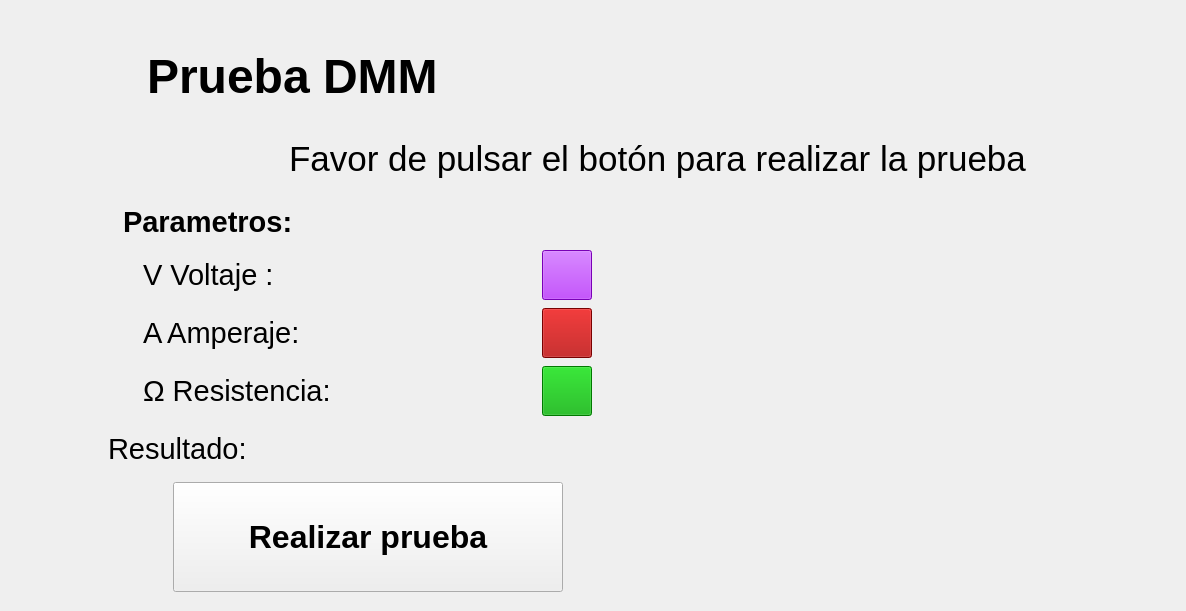
      <widget class="QWidget" name="page_13">
       <layout class="QGridLayout" name="gridLayout_15">
        <item row="0" column="0">
         <layout class="QVBoxLayout" name="verticalLayout_27">
          <property name="spacing">
           <number>12</number>
          </property>
          <item>
           <layout class="QHBoxLayout" name="horizontalLayout_146">
            <property name="spacing">
             <number>15</number>
            </property>
            <property name="leftMargin">
             <number>50</number>
            </property>
            <property name="topMargin">
             <number>30</number>
            </property>
            <item>
             <widget class="QLabel" name="lblTest1_25">
              <property name="minimumSize">
               <size>
                <width>71</width>
                <height>71</height>
               </size>
              </property>
              <property name="maximumSize">
               <size>
                <width>71</width>
                <height>71</height>
               </size>
              </property>
              <property name="text">
               <string/>
              </property>
              <property name="pixmap">
               <pixmap resource="../resources/resources.qrc">:/resources/DMM.png</pixmap>
              </property>
              <property name="scaledContents">
               <bool>true</bool>
              </property>
             </widget>
            </item>
            <item>
             <widget class="QLabel" name="lblCode_27">
              <property name="minimumSize">
               <size>
                <width>700</width>
                <height>50</height>
               </size>
              </property>
              <property name="maximumSize">
               <size>
                <width>700</width>
                <height>50</height>
               </size>
              </property>
              <property name="font">
               <font>
                <pointsize>36</pointsize>
                <weight>75</weight>
                <bold>true</bold>
               </font>
              </property>
              <property name="text">
               <string>Prueba DMM</string>
              </property>
             </widget>
            </item>
            <item>
             <spacer name="horizontalSpacer_88">
              <property name="orientation">
               <enum>Qt::Horizontal</enum>
              </property>
              <property name="sizeType">
               <enum>QSizePolicy::Expanding</enum>
              </property>
              <property name="sizeHint" stdset="0">
               <size>
                <width>328</width>
                <height>20</height>
               </size>
              </property>
             </spacer>
            </item>
           </layout>
          </item>
          <item>
           <layout class="QHBoxLayout" name="horizontalLayout_147">
            <property name="spacing">
             <number>0</number>
            </property>
            <property name="leftMargin">
             <number>50</number>
            </property>
            <item>
             <widget class="QLabel" name="lblCode_45">
              <property name="minimumSize">
               <size>
                <width>60</width>
                <height>60</height>
               </size>
              </property>
              <property name="maximumSize">
               <size>
                <width>60</width>
                <height>60</height>
               </size>
              </property>
              <property name="text">
               <string/>
              </property>
              <property name="pixmap">
               <pixmap resource="../resources/resources.qrc">:/resources/info.png</pixmap>
              </property>
              <property name="scaledContents">
               <bool>true</bool>
              </property>
              <property name="wordWrap">
               <bool>false</bool>
              </property>
             </widget>
            </item>
            <item>
             <widget class="QLabel" name="label_52">
              <property name="minimumSize">
               <size>
                <width>800</width>
                <height>70</height>
               </size>
              </property>
              <property name="maximumSize">
               <size>
                <width>800</width>
                <height>70</height>
               </size>
              </property>
              <property name="font">
               <font>
                <pointsize>26</pointsize>
                <weight>50</weight>
                <bold>false</bold>
               </font>
              </property>
              <property name="text">
               <string>Favor de pulsar el botón para realizar la prueba </string>
              </property>
             </widget>
            </item>
           </layout>
          </item>
         </layout>
        </item>
        <item row="1" column="0">
         <layout class="QHBoxLayout" name="horizontalLayout_136">
          <property name="spacing">
           <number>0</number>
          </property>
          <item>
           <spacer name="horizontalSpacer_68">
            <property name="orientation">
             <enum>Qt::Horizontal</enum>
            </property>
            <property name="sizeType">
             <enum>QSizePolicy::Fixed</enum>
            </property>
            <property name="sizeHint" stdset="0">
             <size>
              <width>40</width>
              <height>20</height>
             </size>
            </property>
           </spacer>
          </item>
          <item>
           <layout class="QVBoxLayout" name="verticalLayout_32">
            <property name="spacing">
             <number>6</number>
            </property>
            <item>
             <layout class="QHBoxLayout" name="horizontalLayout_138">
              <item>
               <widget class="QLabel" name="label_91">
                <property name="minimumSize">
                 <size>
                  <width>350</width>
                  <height>40</height>
                 </size>
                </property>
                <property name="maximumSize">
                 <size>
                  <width>350</width>
                  <height>40</height>
                 </size>
                </property>
                <property name="font">
                 <font>
                  <pointsize>22</pointsize>
                  <weight>75</weight>
                  <bold>true</bold>
                 </font>
                </property>
                <property name="text">
                 <string>Parametros:</string>
                </property>
               </widget>
              </item>
              <item>
               <widget class="QLabel" name="lblDigital1_2">
                <property name="enabled">
                 <bool>false</bool>
                </property>
                <property name="minimumSize">
                 <size>
                  <width>40</width>
                  <height>40</height>
                 </size>
                </property>
                <property name="maximumSize">
                 <size>
                  <width>40</width>
                  <height>40</height>
                 </size>
                </property>
                <property name="cursor">
                 <cursorShape>PointingHandCursor</cursorShape>
                </property>
                <property name="text">
                 <string/>
                </property>
                <property name="scaledContents">
                 <bool>true</bool>
                </property>
               </widget>
              </item>
              <item>
               <widget class="QLabel" name="lblDigitalInput1_2">
                <property name="minimumSize">
                 <size>
                  <width>40</width>
                  <height>40</height>
                 </size>
                </property>
                <property name="maximumSize">
                 <size>
                  <width>40</width>
                  <height>40</height>
                 </size>
                </property>
                <property name="cursor">
                 <cursorShape>PointingHandCursor</cursorShape>
                </property>
                <property name="text">
                 <string/>
                </property>
                <property name="scaledContents">
                 <bool>true</bool>
                </property>
               </widget>
              </item>
             </layout>
            </item>
            <item>
             <layout class="QHBoxLayout" name="horizontalLayout_140">
              <item>
               <widget class="QLabel" name="label_93">
                <property name="minimumSize">
                 <size>
                  <width>350</width>
                  <height>40</height>
                 </size>
                </property>
                <property name="maximumSize">
                 <size>
                  <width>350</width>
                  <height>40</height>
                 </size>
                </property>
                <property name="font">
                 <font>
                  <pointsize>22</pointsize>
                  <weight>50</weight>
                  <bold>false</bold>
                 </font>
                </property>
                <property name="text">
                 <string>V Voltaje :</string>
                </property>
               </widget>
              </item>
              <item>
               <widget class="QPushButton" name="btnVoltaje">
                <property name="minimumSize">
                 <size>
                  <width>50</width>
                  <height>50</height>
                 </size>
                </property>
                <property name="maximumSize">
                 <size>
                  <width>50</width>
                  <height>50</height>
                 </size>
                </property>
                <property name="styleSheet">
                 <string notr="true">background-color: rgb(170, 0, 255);</string>
                </property>
                <property name="text">
                 <string/>
                </property>
                <property name="checkable">
                 <bool>true</bool>
                </property>
               </widget>
              </item>
             </layout>
            </item>
            <item>
             <layout class="QHBoxLayout" name="horizontalLayout_141">
              <item>
               <widget class="QLabel" name="label_94">
                <property name="minimumSize">
                 <size>
                  <width>350</width>
                  <height>40</height>
                 </size>
                </property>
                <property name="maximumSize">
                 <size>
                  <width>350</width>
                  <height>40</height>
                 </size>
                </property>
                <property name="font">
                 <font>
                  <pointsize>22</pointsize>
                  <weight>50</weight>
                  <bold>false</bold>
                 </font>
                </property>
                <property name="text">
                 <string>A Amperaje:</string>
                </property>
               </widget>
              </item>
              <item>
               <widget class="QPushButton" name="btnAmper">
                <property name="minimumSize">
                 <size>
                  <width>50</width>
                  <height>50</height>
                 </size>
                </property>
                <property name="maximumSize">
                 <size>
                  <width>50</width>
                  <height>50</height>
                 </size>
                </property>
                <property name="styleSheet">
                 <string notr="true">background-color: rgb(170, 0, 0);</string>
                </property>
                <property name="text">
                 <string/>
                </property>
                <property name="checkable">
                 <bool>true</bool>
                </property>
               </widget>
              </item>
             </layout>
            </item>
            <item>
             <layout class="QHBoxLayout" name="horizontalLayout_142">
              <item>
               <widget class="QLabel" name="label_95">
                <property name="minimumSize">
                 <size>
                  <width>350</width>
                  <height>40</height>
                 </size>
                </property>
                <property name="maximumSize">
                 <size>
                  <width>350</width>
                  <height>40</height>
                 </size>
                </property>
                <property name="font">
                 <font>
                  <pointsize>22</pointsize>
                  <weight>50</weight>
                  <bold>false</bold>
                 </font>
                </property>
                <property name="text">
                 <string>Ω Resistencia:</string>
                </property>
               </widget>
              </item>
              <item>
               <widget class="QPushButton" name="btnResistance">
                <property name="minimumSize">
                 <size>
                  <width>50</width>
                  <height>50</height>
                 </size>
                </property>
                <property name="maximumSize">
                 <size>
                  <width>50</width>
                  <height>50</height>
                 </size>
                </property>
                <property name="styleSheet">
                 <string notr="true">background-color: rgb(0, 170, 0);</string>
                </property>
                <property name="text">
                 <string/>
                </property>
                <property name="checkable">
                 <bool>true</bool>
                </property>
                <property name="checked">
                 <bool>false</bool>
                </property>
               </widget>
              </item>
             </layout>
            </item>
            <item>
             <layout class="QHBoxLayout" name="horizontalLayout_143"/>
            </item>
            <item>
             <layout class="QHBoxLayout" name="horizontalLayout_148">
              <item>
               <widget class="QLabel" name="label_96">
                <property name="minimumSize">
                 <size>
                  <width>180</width>
                  <height>40</height>
                 </size>
                </property>
                <property name="maximumSize">
                 <size>
                  <width>180</width>
                  <height>40</height>
                 </size>
                </property>
                <property name="font">
                 <font>
                  <pointsize>22</pointsize>
                  <weight>50</weight>
                  <bold>false</bold>
                 </font>
                </property>
                <property name="text">
                 <string> Resultado:</string>
                </property>
               </widget>
              </item>
              <item>
               <widget class="QLabel" name="lblResultado">
                <property name="enabled">
                 <bool>false</bool>
                </property>
                <property name="minimumSize">
                 <size>
                  <width>350</width>
                  <height>50</height>
                 </size>
                </property>
                <property name="maximumSize">
                 <size>
                  <width>350</width>
                  <height>50</height>
                 </size>
                </property>
                <property name="font">
                 <font>
                  <pointsize>12</pointsize>
                 </font>
                </property>
                <property name="cursor">
                 <cursorShape>PointingHandCursor</cursorShape>
                </property>
                <property name="text">
                 <string/>
                </property>
                <property name="scaledContents">
                 <bool>true</bool>
                </property>
               </widget>
              </item>
             </layout>
            </item>
            <item>
             <layout class="QHBoxLayout" name="horizontalLayout_144">
              <item>
               <widget class="QPushButton" name="btnDMMTest">
                <property name="minimumSize">
                 <size>
                  <width>390</width>
                  <height>110</height>
                 </size>
                </property>
                <property name="maximumSize">
                 <size>
                  <width>390</width>
                  <height>110</height>
                 </size>
                </property>
                <property name="font">
                 <font>
                  <pointsize>24</pointsize>
                  <weight>75</weight>
                  <bold>true</bold>
                 </font>
                </property>
                <property name="styleSheet">
                 <string notr="true">QPushButton {
	
	color: rgb(255, 255, 255);
	background-color: rgb(11, 186, 78);
     border: 4px solid rgb(11, 186, 78); /* Borde para el QStackedWidget */
    border-radius: 25px; /* Bordes redondeados solo para el QStackedWidget */
    padding: 5px; /* Opcional: agrega espacio interno */
}

QPushButton &gt; * {
    border: none; /* Asegura que los elementos dentro del QStackedWidget no hereden el borde */
    border-radius: 0px; /* Restablece el border-radius para los elementos internos */
    background-color: transparent; /* Opción para mantener el fondo de los elementos internos */
}</string>
                </property>
                <property name="text">
                 <string>Realizar prueba</string>
                </property>
               </widget>
              </item>
             </layout>
            </item>
            <item>
             <layout class="QHBoxLayout" name="horizontalLayout_145"/>
            </item>
           </layout>
          </item>
          <item>
           <spacer name="horizontalSpacer_75">
            <property name="orientation">
             <enum>Qt::Horizontal</enum>
            </property>
            <property name="sizeType">
             <enum>QSizePolicy::Fixed</enum>
            </property>
            <property name="sizeHint" stdset="0">
             <size>
              <width>40</width>
              <height>20</height>
             </size>
            </property>
           </spacer>
          </item>
          <item>
           <widget class="QLabel" name="PentairIMG_10">
            <property name="minimumSize">
             <size>
              <width>400</width>
              <height>400</height>
             </size>
            </property>
            <property name="maximumSize">
             <size>
              <width>400</width>
              <height>400</height>
             </size>
            </property>
            <property name="text">
             <string/>
            </property>
            <property name="pixmap">
             <pixmap resource="../resources/resources.qrc">:/resources/Entradas_digitales_ayudavisual.png</pixmap>
            </property>
            <property name="scaledContents">
             <bool>true</bool>
            </property>
           </widget>
          </item>
         </layout>
        </item>
       </layout>
      </widget>
